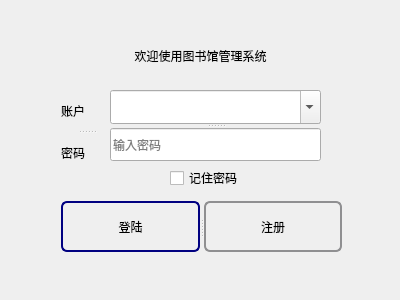
<?xml version="1.0" encoding="UTF-8"?>
<ui version="4.0">
 <class>LoginDialog</class>
 <widget class="QDialog" name="LoginDialog">
  <property name="geometry">
   <rect>
    <x>0</x>
    <y>0</y>
    <width>400</width>
    <height>300</height>
   </rect>
  </property>
  <property name="windowTitle">
   <string>请登陆</string>
  </property>
  <property name="styleSheet">
   <string notr="true"/>
  </property>
  <widget class="QLabel" name="label_3">
   <property name="geometry">
    <rect>
     <x>90</x>
     <y>40</y>
     <width>221</width>
     <height>31</height>
    </rect>
   </property>
   <property name="styleSheet">
    <string notr="true">font: 25 14pt &quot;等线 Light&quot;;</string>
   </property>
   <property name="text">
    <string>欢迎使用图书馆管理系统</string>
   </property>
   <property name="alignment">
    <set>Qt::AlignCenter</set>
   </property>
  </widget>
  <widget class="QSplitter" name="splitter">
   <property name="geometry">
    <rect>
     <x>61</x>
     <y>91</y>
     <width>51</width>
     <height>81</height>
    </rect>
   </property>
   <property name="orientation">
    <enum>Qt::Vertical</enum>
   </property>
   <widget class="QLabel" name="label_2">
    <property name="styleSheet">
     <string notr="true">font: 25 10pt &quot;等线 Light&quot;;</string>
    </property>
    <property name="text">
     <string>账户</string>
    </property>
   </widget>
   <widget class="QLabel" name="label">
    <property name="styleSheet">
     <string notr="true">font: 25 10pt &quot;等线 Light&quot;;</string>
    </property>
    <property name="text">
     <string>密码</string>
    </property>
   </widget>
  </widget>
  <widget class="QSplitter" name="splitter_3">
   <property name="geometry">
    <rect>
     <x>61</x>
     <y>201</y>
     <width>281</width>
     <height>51</height>
    </rect>
   </property>
   <property name="styleSheet">
    <string notr="true">QPushButton {
	font: 25 14pt &quot;等线 Light&quot;;
    border: 2px solid #8f8f91;
    border-radius: 6px;
    background-color: qlineargradient(x1: 0, y1: 0, x2: 0, y2: 1,
                                      stop: 0 #f6f7fa, stop: 1 #dadbde);
    min-width: 80px;
}

QPushButton:pressed {
    background-color: qlineargradient(x1: 0, y1: 0, x2: 0, y2: 1,
                                      stop: 0 #dadbde, stop: 1 #f6f7fa);
}

QPushButton:flat {
    border: none; /* no border for a flat push button */
}

QPushButton:default {
    border-color: navy; /* make the default button prominent */
}</string>
   </property>
   <property name="orientation">
    <enum>Qt::Horizontal</enum>
   </property>
   <widget class="QPushButton" name="login_pushButton">
    <property name="styleSheet">
     <string notr="true"/>
    </property>
    <property name="text">
     <string>登陆</string>
    </property>
   </widget>
   <widget class="QPushButton" name="register_pushButton">
    <property name="styleSheet">
     <string notr="true"/>
    </property>
    <property name="text">
     <string>注册</string>
    </property>
   </widget>
  </widget>
  <widget class="QCheckBox" name="remember_checkbox">
   <property name="geometry">
    <rect>
     <x>170</x>
     <y>170</y>
     <width>71</width>
     <height>16</height>
    </rect>
   </property>
   <property name="text">
    <string>记住密码</string>
   </property>
  </widget>
  <widget class="QSplitter" name="splitter_2">
   <property name="geometry">
    <rect>
     <x>110</x>
     <y>90</y>
     <width>211</width>
     <height>71</height>
    </rect>
   </property>
   <property name="orientation">
    <enum>Qt::Vertical</enum>
   </property>
   <widget class="QComboBox" name="user_account">
    <property name="editable">
     <bool>true</bool>
    </property>
   </widget>
   <widget class="QLineEdit" name="pwd_lineEdit">
    <property name="styleSheet">
     <string notr="true">font: 25 10pt &quot;等线 Light&quot;;</string>
    </property>
    <property name="echoMode">
     <enum>QLineEdit::Password</enum>
    </property>
    <property name="placeholderText">
     <string>输入密码</string>
    </property>
   </widget>
  </widget>
 </widget>
 <resources/>
 <connections/>
</ui>
